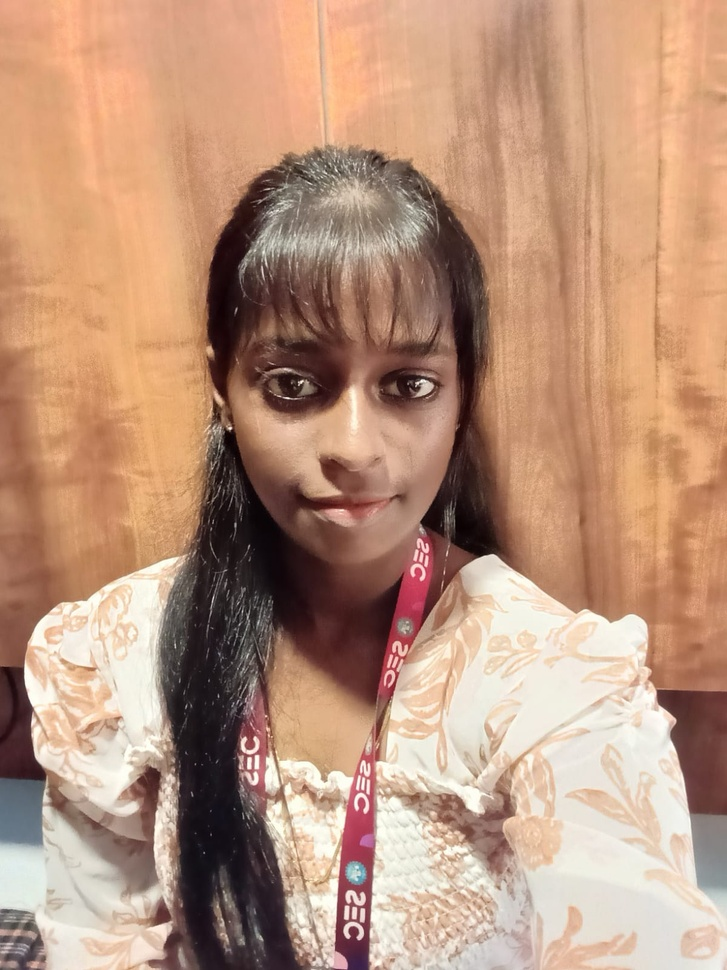
#> input picture udhaya.jpeg, 727 x 970 px, shrunk from 1200 x 1600 before the run
$ jupyter execute EX7.ipynb
#> lines starting #> are read from the running program, lines starting #| are printed output that depends on the picture; after the words box and inside, x2 and y2 are one past the last pixel; in counts of white or black regions, pixels touching at a corner belong together
### Exp-7-Record-HOUGH TRANSFORM

### NAME : UDHAYA S

### REG NO : 212225230287

[cell 1]
import cv2
import numpy as np
import matplotlib.pyplot as plt

[cell 2]
# Step 2: Load the image using imread() from cv2 module
image = cv2.imread('udhaya.jpeg')  # Replace 'image.jpg' with your image path
#> image is the input picture: shape (970, 727, 3); mean B, G, R 124.5, 148.3, 186.4

[cell 3]
# Step 3: Convert the image to grayscale
gray_image = cv2.cvtColor(image, cv2.COLOR_BGR2GRAY)
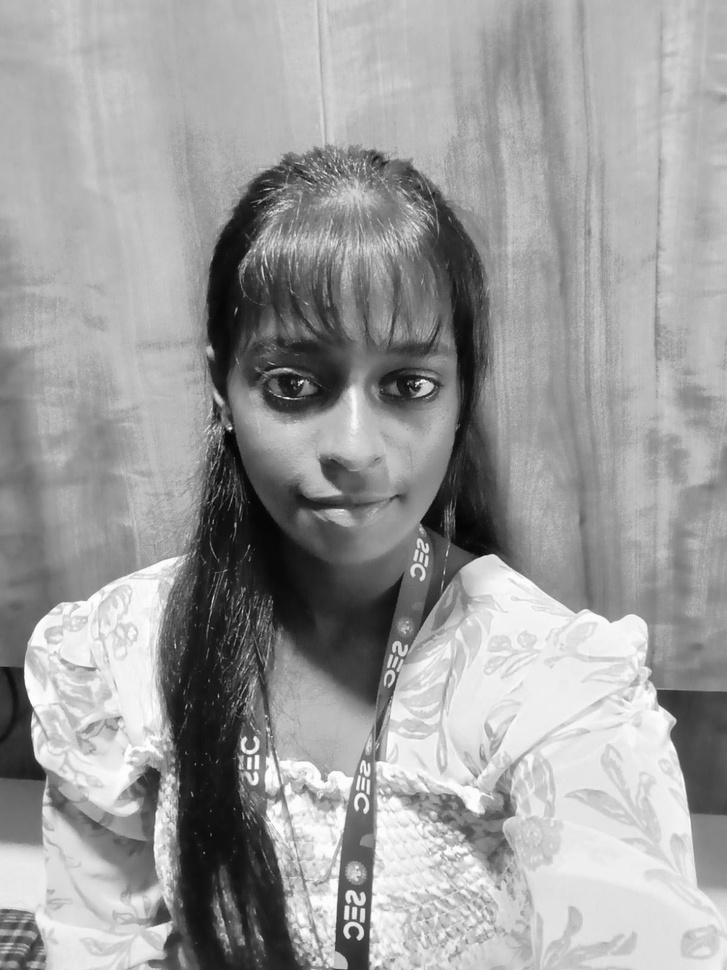
#> gray_image: shape (970, 727); min 2, max 254, mean 157

[cell 4]
# Input image and grayscale image
plt.imshow(cv2.cvtColor(image, cv2.COLOR_BGR2RGB))  # Convert image to RGB for displaying
plt.title("Input Image")
plt.axis('off')

[cell 5]
plt.imshow(gray_image, cmap='gray')
plt.title("Grayscale Image")
plt.axis('off')

[cell 6]
 #Step 4: Using Canny operator from cv2, detect the edges of the image
edges = cv2.Canny(gray_image, 50, 150)  # Canny edge detection with threshold values 50 and 150
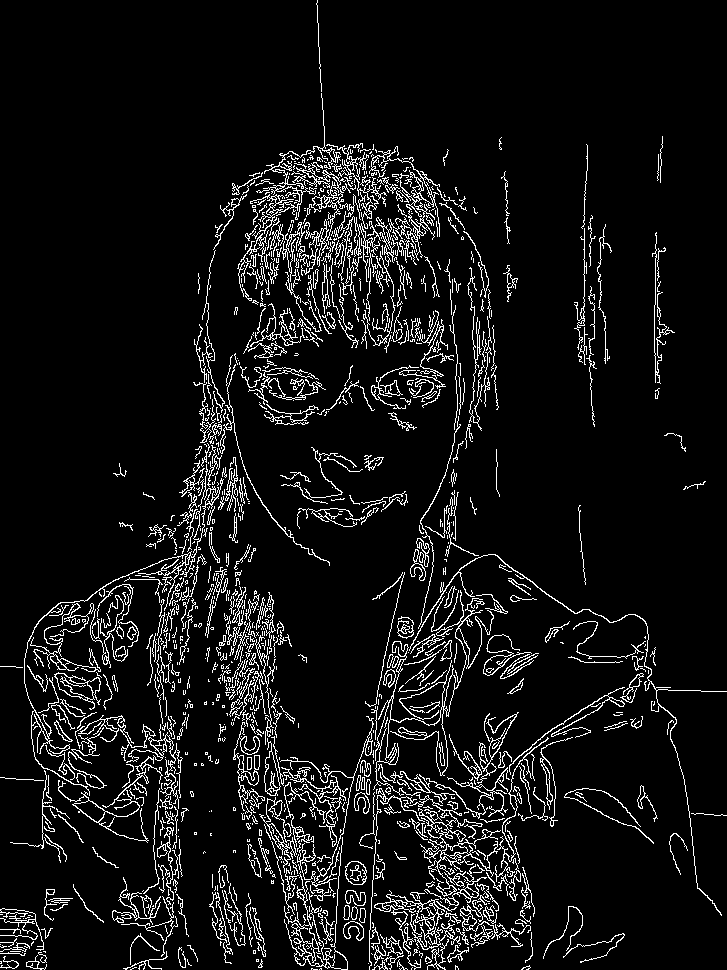
#> edges: shape (970, 727); 7.6% white in thin lines or dots

[cell 7]
# Canny Edge Detector output
plt.imshow(edges, cmap='gray')
plt.title("Canny Edge Detector")
plt.axis('off');

[cell 8]
# Step 5: Using the HoughLinesP(), detect line coordinates for every point in the image
# The parameters of HoughLinesP are: image, resolution, threshold, minLineLength, maxLineGap
lines = cv2.HoughLinesP(edges, 1, np.pi / 180, 100, minLineLength=50, maxLineGap=10)
#> lines = 406 rows, first 6: [435, 964, 443, 753], [316, 3, 323, 125], [266, 715, 325, 967], [290, 292, 365, 150], [322, 283, 392, 152], [242, 587, 260, 699]

[cell 9]
# Draw detected lines on the original image
if lines is not None:  # lines is None when nothing is detected
    for line in lines:
        x1, y1, x2, y2 = line.reshape(-1)  # Works for shape (1,4) and (4,)
        cv2.line(image, (x1, y1), (x2, y2), (0, 0, 255), 2)  # Red in BGR (no green)
#> this loop made 406 passes
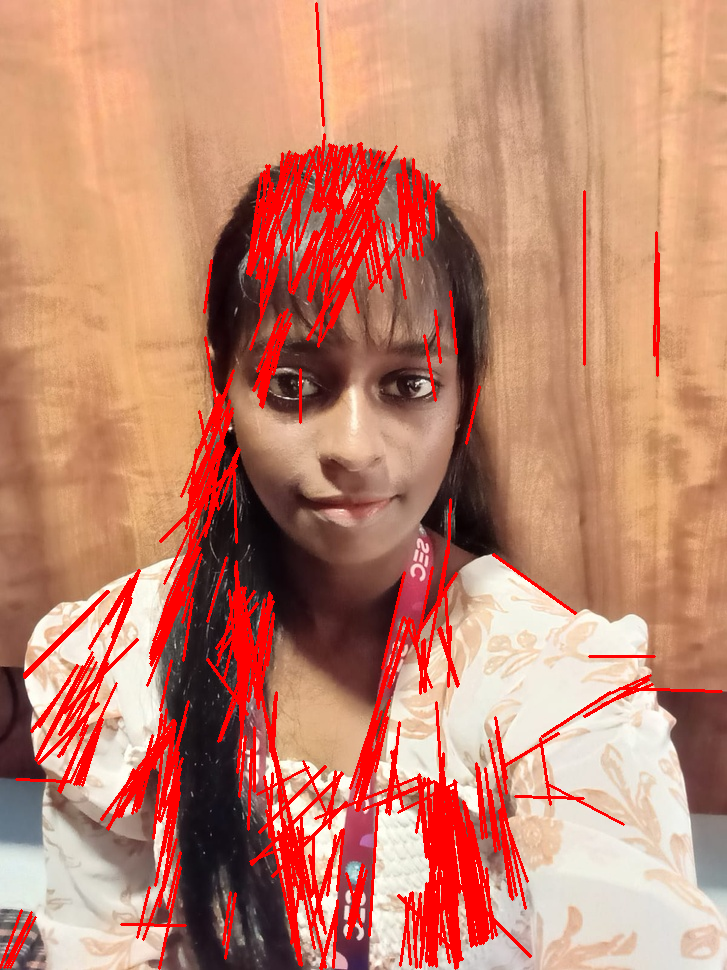
#> image: shape (970, 727, 3); 10.29% of pixels changed, all inside (x1, y1, x2, y2) = (0, 2, 723, 970)

[cell 10]
# Display the result of Hough Transform (Image with lines)
plt.imshow(cv2.cvtColor(image, cv2.COLOR_BGR2RGB))  # Image with lines drawn
plt.title("Result of Hough Transform")
plt.axis('off');
